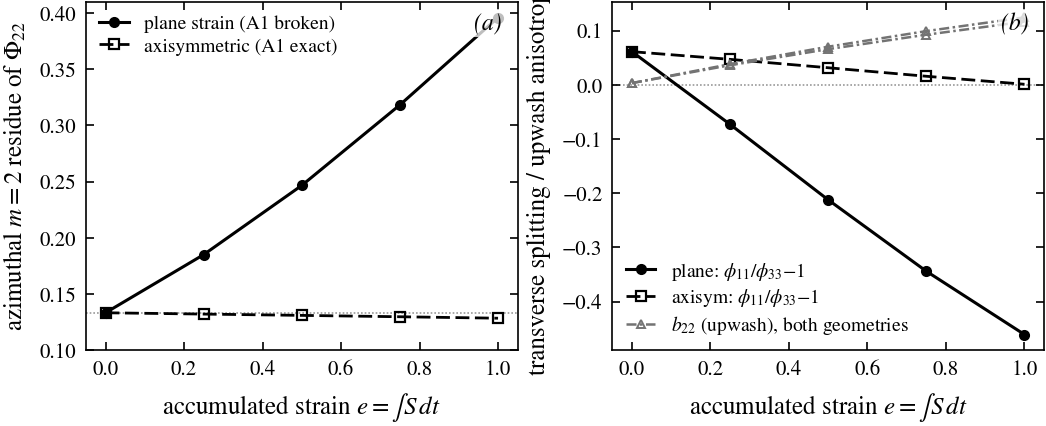

Generate this figure with Python:
"""Payoff figure: the A1 closure error is a strain-geometry effect.

Two panels vs accumulated strain e at S k/eps = 16 (rapid, effect clearest):
 (left)  azimuthal m=2 residue of Phi_22 -- the direct A1-violation measure;
 (right) transverse line-spectrum splitting phi_11/phi_33 - 1.
Plane strain (A1 broken) vs axisymmetric contraction (A1 exact). A third
line shows b_22(e), identical in both geometries -- the acoustically
relevant upwash amplification is robust; only the azimuthal structure that
A1 assumes away differs.
"""

import glob
import os
import sys

import numpy as np

sys.path.insert(0, os.path.join(os.path.dirname(os.path.abspath(__file__)),
                                ".."))
from figstyle_jfm import FULL, panel, plt, save  # noqa: E402

HERE = os.path.dirname(os.path.abspath(__file__))
ECHECKS = ("0", "0.25", "0.5", "0.75", "1")
EVAL = [float(e) for e in ECHECKS]
KMAX_FRAC = 0.85
RATIO = "16"

# monochrome: geometry -> line style + marker (plane solid/circle,
# axisymmetric dashed/square); b22 (robust across geometry) grey dash-dot.
PLANE = dict(color="k", ls="-", marker="o", ms=3.4, mfc="k", mew=0.6)
AXI = dict(color="k", ls=(0, (5, 2)), marker="s", ms=3.4, mfc="none",
           mew=0.8)


def group(subdir, prefix, e):
    pat = os.path.join(HERE, subdir, f"chk_{prefix}r{RATIO}_s*_e{e}.npz")
    return [np.load(f, allow_pickle=True) for f in sorted(glob.glob(pat))]


def emean(datas, key):
    return np.mean([d[key] for d in datas], axis=0)


def series(subdir, prefix):
    m2, spl, b22 = [], [], []
    for e in ECHECKS:
        ds = group(subdir, prefix, e)
        cnt, a_s, m2g = (emean(ds, "ax_counts"), emean(ds, "ax_a"),
                         emean(ds, "ax_m2_residue"))
        sel = (cnt > 30) & (a_s > 0)
        w = (a_s * cnt)[sel]
        m2.append(np.sum(m2g[sel] * w) / np.sum(w))
        phi, k2 = emean(ds, "phi_line"), ds[0]["kappa2"]
        ev = float(ds[0]["e"])
        use = (k2 > 0) & (k2 <= KMAX_FRAC * (int(ds[0]["n"]) // 3)
                          * np.exp(0.5 * ev))
        spl.append(np.sum(phi[0][use]) / np.sum(phi[2][use]) - 1.0)
        r = np.diag(emean(ds, "R"))
        b22.append(r[1] / r.sum() - 1 / 3)
    return np.array(m2), np.array(spl), np.array(b22)


m2_p, sp_p, b_p = series("n128", "")
m2_a, sp_a, b_a = series("n128axi", "axi_")

fig, (axl, axr) = plt.subplots(1, 2, figsize=(FULL, 2.2))

axl.axhline(0.133, color="0.6", lw=0.6, ls=(0, (1, 1.2)), zorder=0)
axl.plot(EVAL, m2_p, lw=1.1, label="plane strain (A1 broken)", **PLANE)
axl.plot(EVAL, m2_a, lw=1.0, label="axisymmetric (A1 exact)", **AXI)
axl.set_ylim(0.10, 0.41)
axl.set_ylabel(r"azimuthal $m{=}2$ residue of $\Phi_{22}$")
axl.legend(loc="upper left")

axr.axhline(0.0, color="0.6", lw=0.6, ls=(0, (1, 1.2)), zorder=0)
axr.plot(EVAL, sp_p, lw=1.1,
         label=r"plane: $\phi_{11}/\phi_{33}{-}1$", **PLANE)
axr.plot(EVAL, sp_a, lw=1.0,
         label=r"axisym: $\phi_{11}/\phi_{33}{-}1$", **AXI)
# b22 (upwash) is geometry-independent: both curves in one grey style so
# they merge, showing the acoustically relevant amplification is robust.
axr.plot(EVAL, b_p, color="0.45", ls=(0, (4, 1.4, 1, 1.4)), lw=0.9,
         marker="^", ms=3.0, mfc="none", mew=0.7,
         label=r"$b_{22}$ (upwash), both geometries")
axr.plot(EVAL, b_a, color="0.45", ls=(0, (4, 1.4, 1, 1.4)), lw=0.9,
         marker="^", ms=3.0, mfc="none", mew=0.7)
axr.set_ylabel("transverse splitting / upwash anisotropy")
axr.legend(loc="lower left")

for j, ax in enumerate((axl, axr)):
    ax.set_xlabel(r"accumulated strain $e = \int S\,dt$")
    panel(ax, "ab"[j], x=0.9)

fig.tight_layout(pad=0.4)
save(fig, os.path.join(HERE, "fig_a1_control"))
